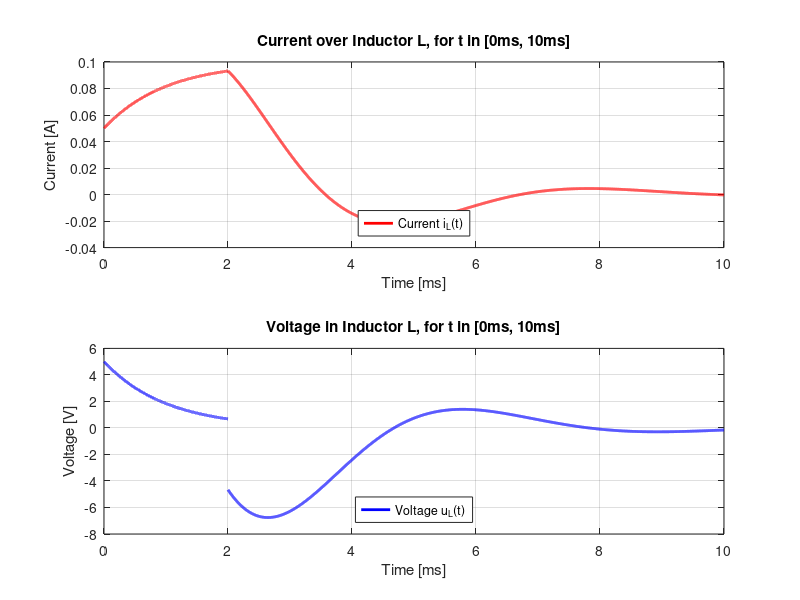

Write the MATLAB code that produced this figure.
% tidy up the Matlab environment
clear all; close all; clc;     

%% Given values
R1 = 50;
R2 = 200;
R3 = 50;
C = 10e-6;
L = 100e-3;
U = 10;
f = 1000;
il0 = 50e-3;
uc0 = -5;
w = 2*pi*f;


%% Both Switches are in their initial Position
%time constant 
tau1 = L/(R1+R3);
t_switch = 2*tau1;
%Generate linearly spaced vector of 10000 evenly spaced points
ta = linspace(0,t_switch,10000); 

lambda1 = 1/tau1;
%The Value ila at t_switch (2tau)
il_2tau = U/(R1+R3)+(il0 - U/(R1+R3))*exp(-lambda1*t_switch);
ila = U/(R1+R3)+(il0- U/(R1+R3))*exp(-lambda1*ta);
ula = L*diff(ila)./(diff(ta));

%% The Switches filipped!
tb = linspace(t_switch,10e-3,10000);
tbh = tb-t_switch;
%attenuation (Daempfung)
delta = (1/(R2*C) + R3/L)/2;
%resonanzfrequenz
omega_sqr = 1/(C*L) + R3/(R2*C*L);
omega = sqrt(omega_sqr);
%eigenfrequency
omega_d = sqrt(omega_sqr - delta^2); 
K2 = il_2tau*(delta-R3/L)/omega_d;
ilb = exp(-delta*tbh).*(il_2tau*cos(omega_d*tbh)+K2*sin(omega_d*tbh));
ulb = L*diff(ilb)./diff(tbh);

%% Plot Current iL
figure(2) 
   
    subplot(2,1,1); hold on % divides the current figure into an 2-by-1 grid
    plot(ta*1000, ila,'r','linewidth',2)
    plot(tb*1000, ilb,'r','linewidth',2)
    grid on; box on;
    title('Current over Inductor L, for t in [0ms, 10ms]')
    xlabel('Time [ms]')
    ylabel('Current [A]')
    legend('Current i_L(t)','Location','south')
    
    subplot(2,1,2); hold on
    plot(ta(1:end-1)*1000, ula, 'b','linewidth',2)
    plot(tb(1:end-1)*1000, ulb, 'b','linewidth',2)
    grid on; box on
    %ylim([-6,2])
    title('Voltage in Inductor L, for t in [0ms, 10ms]')
    xlabel('Time [ms]')
    ylabel('Voltage [V]')
    legend('Voltage u_L(t)','Location','south')
    
 
